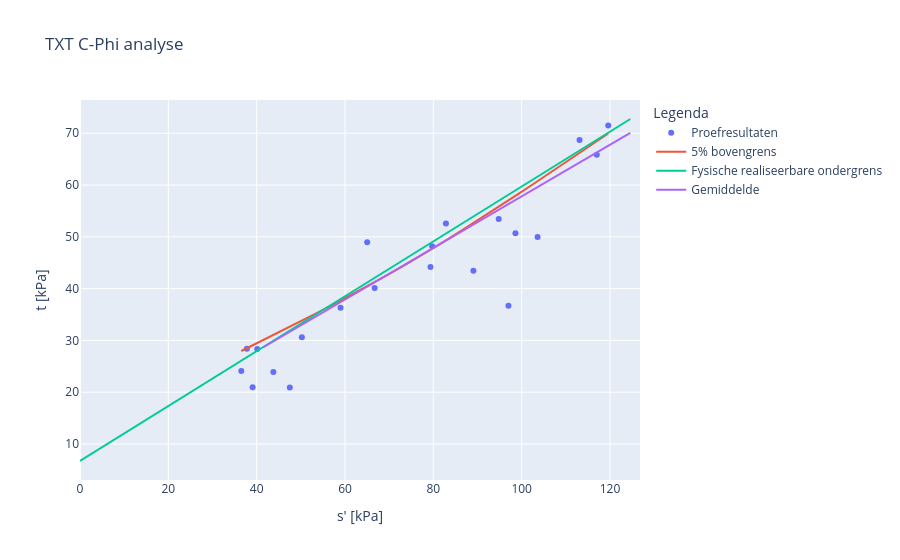

Notebook code cell kept with this figure:
### Code cell
# test c phi analyse direct starten zonder widgets ed

from pv_tool.analysis.c_phi_analysis import CPhiAnalyse
from pv_tool.analysis.variables import *

dbase_df = dbase.dbase_df
#print(dbase_df.index)



#analyse = CPhiAnalyse(dbase=dbase, investigation_groups=['TXT_SAFE_klei_licht_16_175'], effective_stress='15% rek',
#                      analysis_type='TXT_CPhi')

analyse = CPhiAnalyse(dbase=dbase, investigation_groups=['TXT-proef'], effective_stress='15% rek',
                      analysis_type='TXT_CPhi')


analyse.apply_parameters(cohesie_gem = 8)
analyse.apply_parameters(phi_kar = 0.53)
analyse.apply_parameters(cohesie_kar = 6.72)

analyse.apply_settings(material_factor_cohesion = 1) 
analyse.apply_settings(material_factor_tan_phi = 1) 

#analyse.apply_settings(alpha = Alpha.LOCAL) 

analyse.factsheet()
analyse.show_figure()


# Bestandspad samenstellen: gekozen map + bestandsnaam
bestand_naam = f"{selected_directory}/c_phi_data_geforceerd.xlsx"
# Dataframe tussenstappen
df = analyse.cphi_analyses_data_df

# Exporteer DataFrame naar Excel
df.to_excel(bestand_naam, index=False)

### Figure 1 — Plotly figure (JSON) as saved in the notebook; plotly's stock layout.template omitted (floating-point values rounded to 4 significant figures)
{"data": [{"hoverinfo": "text", "mode": "markers", "name": "Proefresultaten", "text": ["8.0_bo_36-5_1002+002_kr_9a", "16.0_bo_36-5_964+006_kr_5", "22.0_bo_36-5_964+006_kr_10", "31.0_bo_36-5_969+001_kr_3", "35.0_bo_36-5_969+001_kr_7", "48.0_bo_36-5_972+100_kr_13", "55.0_bo_36-5_972+100_kr_7", "60.0_bo_36-5_978+101_kr_3", "66.0_bo_36-5_978+101_kr_9", "77.0_bo_36-5_983+001_kr_7", "85.0_bo_36-5_987+094_bit_4", "86.0_bo_36-5_987+094_bit_5", "87.0_bo_36-5_987+094_bit_6a", "95.0_bo_36-5_990+099_bit_3", "96.0_bo_36-5_990+099_bit_4", "115.0_bo_36-5_991+042_kr_6", "116.0_bo_36-5_991+042_kr_7", "118.0_bo_36-5_991+042_kr_9", "127.0_bo_36-5_994+094_kr_1", "135.0_bo_36-5_994+094_kr_8", "148.0_bo_36-5_999+001_kr_10"], "type": "scatter", "x": [82.85, 103.6, 98.59, 39.08, 79.73, 36.52, 97.0, 47.5, 79.35, 94.8, 58.99, 43.78, 37.78, 50.23, 40.13, 117.0, 89.07, 66.71, 65.02, 119.6, 113.1], "y": [52.56, 49.99, 50.7, 20.96, 48.18, 24.11, 36.72, 20.93, 44.17, 53.44, 36.29, 23.9, 28.4, 30.63, 28.33, 65.85, 43.47, 40.14, 48.95, 71.48, 68.72]}, {"mode": "lines", "name": "5% bovengrens", "type": "scatter", "x": [36.52, 40.67, 44.83, 48.98, 53.14, 57.29, 61.44, 65.6, 69.75, 73.91, 78.06, 82.21, 86.37, 90.52, 94.68, 98.83, 103.0, 107.1, 111.3, 115.4, 119.6], "y": [27.96, 29.71, 31.48, 33.27, 35.08, 36.92, 38.8, 40.72, 42.7, 44.73, 46.83, 48.98, 51.19, 53.44, 55.73, 58.05, 60.4, 62.77, 65.15, 67.55, 69.96]}, {"mode": "lines", "name": "Fysische realiseerbare ondergrens", "type": "scatter", "x": [0, 124.6], "y": [6.72, 72.76]}, {"mode": "lines", "name": "Gemiddelde", "type": "scatter", "x": [41.52, 124.6], "y": [28.69, 70.08]}], "layout": {"legend": {"title": {"text": "Legenda"}}, "title": {"text": "TXT C-Phi analyse"}, "xaxis": {"title": {"text": "s' [kPa]"}}, "yaxis": {"title": {"text": "t [kPa]"}}}}
